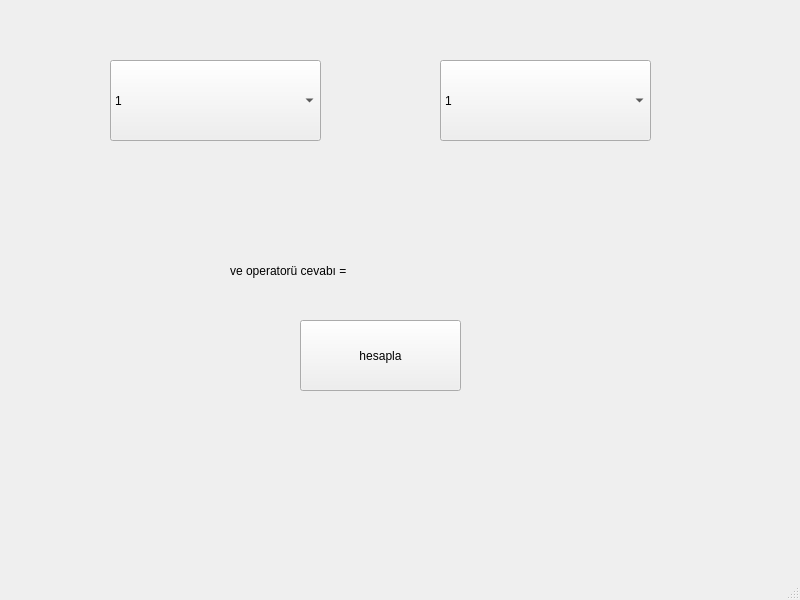
<?xml version="1.0" encoding="UTF-8"?>
<ui version="4.0">
 <class>MainWindow</class>
 <widget class="QMainWindow" name="MainWindow">
  <property name="geometry">
   <rect>
    <x>0</x>
    <y>0</y>
    <width>800</width>
    <height>600</height>
   </rect>
  </property>
  <property name="windowTitle">
   <string>MainWindow</string>
  </property>
  <widget class="QWidget" name="centralwidget">
   <widget class="QComboBox" name="combo1">
    <property name="geometry">
     <rect>
      <x>110</x>
      <y>60</y>
      <width>211</width>
      <height>81</height>
     </rect>
    </property>
    <item>
     <property name="text">
      <string>1</string>
     </property>
    </item>
    <item>
     <property name="text">
      <string>0</string>
     </property>
    </item>
   </widget>
   <widget class="QComboBox" name="combo2">
    <property name="geometry">
     <rect>
      <x>440</x>
      <y>60</y>
      <width>211</width>
      <height>81</height>
     </rect>
    </property>
    <item>
     <property name="text">
      <string>1</string>
     </property>
    </item>
    <item>
     <property name="text">
      <string>0</string>
     </property>
    </item>
   </widget>
   <widget class="QLabel" name="label">
    <property name="geometry">
     <rect>
      <x>230</x>
      <y>200</y>
      <width>291</width>
      <height>141</height>
     </rect>
    </property>
    <property name="text">
     <string>ve operatorü cevabı = </string>
    </property>
   </widget>
   <widget class="QPushButton" name="hesapla_button">
    <property name="geometry">
     <rect>
      <x>300</x>
      <y>320</y>
      <width>161</width>
      <height>71</height>
     </rect>
    </property>
    <property name="text">
     <string>hesapla</string>
    </property>
   </widget>
  </widget>
  <widget class="QMenuBar" name="menubar">
   <property name="geometry">
    <rect>
     <x>0</x>
     <y>0</y>
     <width>800</width>
     <height>22</height>
    </rect>
   </property>
  </widget>
  <widget class="QStatusBar" name="statusbar"/>
 </widget>
 <resources/>
 <connections/>
</ui>
